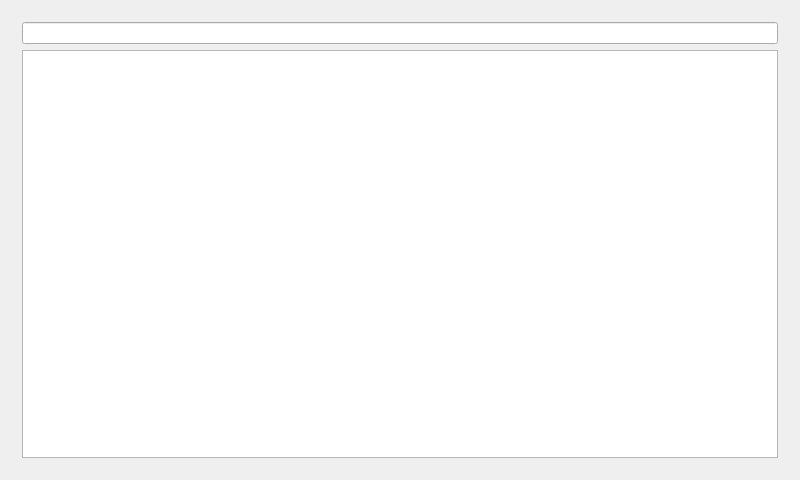
<?xml version="1.0" encoding="UTF-8"?>
<ui version="4.0">
 <class>MainWindow</class>
 <widget class="QMainWindow" name="MainWindow">
  <property name="geometry">
   <rect>
    <x>0</x>
    <y>0</y>
    <width>800</width>
    <height>480</height>
   </rect>
  </property>
  <property name="sizePolicy">
   <sizepolicy hsizetype="Expanding" vsizetype="Expanding">
    <horstretch>0</horstretch>
    <verstretch>0</verstretch>
   </sizepolicy>
  </property>
  <property name="windowTitle">
   <string>MainWindow</string>
  </property>
  <property name="layoutDirection">
   <enum>Qt::LeftToRight</enum>
  </property>
  <widget class="QWidget" name="centralWidget">
   <layout class="QGridLayout" name="centralLayout">
    <item row="1" column="0">
     <widget class="QStackedWidget" name="stackedWidget">
      <property name="sizePolicy">
       <sizepolicy hsizetype="Expanding" vsizetype="Expanding">
        <horstretch>0</horstretch>
        <verstretch>0</verstretch>
       </sizepolicy>
      </property>
      <property name="currentIndex">
       <number>2</number>
      </property>
      <widget class="QWidget" name="mainPage">
       <property name="sizePolicy">
        <sizepolicy hsizetype="Expanding" vsizetype="Expanding">
         <horstretch>0</horstretch>
         <verstretch>0</verstretch>
        </sizepolicy>
       </property>
       <layout class="QGridLayout" name="mainPageLayout">
        <item row="0" column="0" colspan="2">
         <widget class="QLabel" name="frameLabel">
          <property name="sizePolicy">
           <sizepolicy hsizetype="Expanding" vsizetype="Expanding">
            <horstretch>0</horstretch>
            <verstretch>0</verstretch>
           </sizepolicy>
          </property>
          <property name="text">
           <string/>
          </property>
         </widget>
        </item>
       </layout>
      </widget>
      <widget class="QWidget" name="addPage">
       <property name="sizePolicy">
        <sizepolicy hsizetype="Expanding" vsizetype="Expanding">
         <horstretch>0</horstretch>
         <verstretch>0</verstretch>
        </sizepolicy>
       </property>
       <layout class="QGridLayout" name="addPageLayout">
        <item row="1" column="1">
         <widget class="QPushButton" name="captureButton">
          <property name="sizePolicy">
           <sizepolicy hsizetype="Preferred" vsizetype="Preferred">
            <horstretch>0</horstretch>
            <verstretch>0</verstretch>
           </sizepolicy>
          </property>
          <property name="text">
           <string>Capture</string>
          </property>
         </widget>
        </item>
        <item row="1" column="0">
         <widget class="QLineEdit" name="nameLine">
          <property name="sizePolicy">
           <sizepolicy hsizetype="Expanding" vsizetype="Preferred">
            <horstretch>0</horstretch>
            <verstretch>0</verstretch>
           </sizepolicy>
          </property>
          <property name="toolTip">
           <string>Enter name </string>
          </property>
         </widget>
        </item>
        <item row="1" column="2">
         <widget class="QPushButton" name="doneButton">
          <property name="enabled">
           <bool>false</bool>
          </property>
          <property name="sizePolicy">
           <sizepolicy hsizetype="Preferred" vsizetype="Preferred">
            <horstretch>0</horstretch>
            <verstretch>0</verstretch>
           </sizepolicy>
          </property>
          <property name="text">
           <string>Done</string>
          </property>
         </widget>
        </item>
        <item row="0" column="0" colspan="4">
         <layout class="QHBoxLayout" name="frameLayout"/>
        </item>
       </layout>
      </widget>
      <widget class="QWidget" name="searchPage">
       <property name="sizePolicy">
        <sizepolicy hsizetype="Expanding" vsizetype="Expanding">
         <horstretch>0</horstretch>
         <verstretch>0</verstretch>
        </sizepolicy>
       </property>
       <layout class="QGridLayout" name="searchLayout">
        <item row="1" column="0">
         <widget class="QListWidget" name="resultsList"/>
        </item>
        <item row="0" column="0">
         <widget class="QLineEdit" name="searchLine"/>
        </item>
       </layout>
      </widget>
      <widget class="QWidget" name="photosPage">
       <layout class="QHBoxLayout" name="imagesLayout">
        <item>
         <widget class="QListWidget" name="imageList"/>
        </item>
       </layout>
      </widget>
      <widget class="QWidget" name="settingsPage">
       <layout class="QVBoxLayout" name="verticalLayout">
        <property name="spacing">
         <number>0</number>
        </property>
        <item>
         <widget class="QGroupBox" name="faceDetectionGroup">
          <property name="title">
           <string>FACE DETECTION TYPE</string>
          </property>
          <property name="flat">
           <bool>true</bool>
          </property>
          <layout class="QVBoxLayout" name="faceDetectionLayout">
           <item>
            <widget class="QCheckBox" name="frontalFace">
             <property name="sizePolicy">
              <sizepolicy hsizetype="Preferred" vsizetype="Preferred">
               <horstretch>0</horstretch>
               <verstretch>0</verstretch>
              </sizepolicy>
             </property>
             <property name="text">
              <string>Frontal face</string>
             </property>
             <property name="checked">
              <bool>true</bool>
             </property>
            </widget>
           </item>
           <item>
            <widget class="QCheckBox" name="profileFace">
             <property name="sizePolicy">
              <sizepolicy hsizetype="Preferred" vsizetype="Preferred">
               <horstretch>0</horstretch>
               <verstretch>0</verstretch>
              </sizepolicy>
             </property>
             <property name="text">
              <string>Profile face</string>
             </property>
            </widget>
           </item>
          </layout>
         </widget>
        </item>
        <item>
         <widget class="QGroupBox" name="faceRecognitionGroup">
          <property name="title">
           <string>FACE RECOGNITION</string>
          </property>
          <property name="flat">
           <bool>true</bool>
          </property>
          <layout class="QVBoxLayout" name="faceRecognitionLayout">
           <item>
            <widget class="QCheckBox" name="faceRecCheckBox">
             <property name="sizePolicy">
              <sizepolicy hsizetype="Preferred" vsizetype="Preferred">
               <horstretch>0</horstretch>
               <verstretch>0</verstretch>
              </sizepolicy>
             </property>
             <property name="layoutDirection">
              <enum>Qt::LeftToRight</enum>
             </property>
             <property name="text">
              <string>Allow face recognition</string>
             </property>
             <property name="checked">
              <bool>true</bool>
             </property>
            </widget>
           </item>
           <item>
            <widget class="QGroupBox" name="thresholdGroup">
             <property name="title">
              <string>Threshold</string>
             </property>
             <property name="flat">
              <bool>true</bool>
             </property>
             <layout class="QHBoxLayout" name="horizontalLayout">
              <item>
               <widget class="QSlider" name="horizontalSlider">
                <property name="sizePolicy">
                 <sizepolicy hsizetype="Expanding" vsizetype="Preferred">
                  <horstretch>0</horstretch>
                  <verstretch>0</verstretch>
                 </sizepolicy>
                </property>
                <property name="minimum">
                 <number>20</number>
                </property>
                <property name="maximum">
                 <number>3000</number>
                </property>
                <property name="orientation">
                 <enum>Qt::Horizontal</enum>
                </property>
               </widget>
              </item>
              <item>
               <widget class="QLineEdit" name="thresholdLine">
                <property name="sizePolicy">
                 <sizepolicy hsizetype="Minimum" vsizetype="Preferred">
                  <horstretch>0</horstretch>
                  <verstretch>0</verstretch>
                 </sizepolicy>
                </property>
               </widget>
              </item>
             </layout>
            </widget>
           </item>
          </layout>
         </widget>
        </item>
        <item>
         <widget class="QGroupBox" name="cameraGroup">
          <property name="title">
           <string>CAMERA</string>
          </property>
          <property name="flat">
           <bool>true</bool>
          </property>
          <layout class="QVBoxLayout" name="cameraLayout">
           <property name="spacing">
            <number>0</number>
           </property>
           <item>
            <widget class="QRadioButton" name="radioButton_front">
             <property name="sizePolicy">
              <sizepolicy hsizetype="Preferred" vsizetype="Preferred">
               <horstretch>0</horstretch>
               <verstretch>0</verstretch>
              </sizepolicy>
             </property>
             <property name="text">
              <string>Front Camera</string>
             </property>
            </widget>
           </item>
           <item>
            <widget class="QRadioButton" name="radioButton_back">
             <property name="sizePolicy">
              <sizepolicy hsizetype="Preferred" vsizetype="Preferred">
               <horstretch>0</horstretch>
               <verstretch>0</verstretch>
              </sizepolicy>
             </property>
             <property name="text">
              <string>Rear Camera</string>
             </property>
             <property name="checked">
              <bool>true</bool>
             </property>
            </widget>
           </item>
          </layout>
         </widget>
        </item>
       </layout>
      </widget>
     </widget>
    </item>
    <item row="0" column="0">
     <layout class="QHBoxLayout" name="actionBarLayout"/>
    </item>
   </layout>
  </widget>
 </widget>
 <layoutdefault spacing="6" margin="11"/>
 <resources/>
 <connections/>
</ui>
